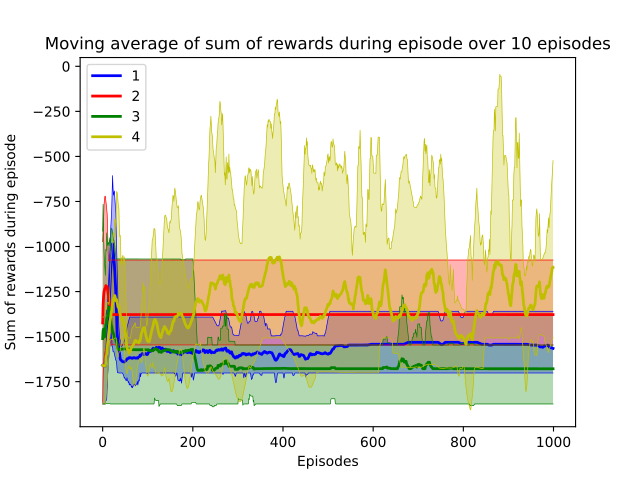

Reproduce this figure in Python.
import gym
import numpy as np
import matplotlib.pyplot as plt
import tqdm

import os,sys 
parentdir = os.path.dirname(os.path.dirname(os.path.abspath(__file__))) 
sys.path.insert(0,parentdir)  
import plotting_results
import DQN.DQN_v2 as DQN 

env_name='our_environments:discrete_singlependulum-v0'
env=gym.make(env_name)
hidden_dims=(512,128)
num_episodes=1000
# max_timestep=200
discount_factor=1.0
network_learning_rate=0.0005
start_epsilon=0.005
end_epsilon=1e-10
decay_steps=8000
type_of_decay='exp'
seed=20
SEED = (45,  8, 16, 78, 90)
with_target_Q=[True, True, False, False]
step_update_target=10

with_buffer=[True, False, False, True]
max_size=100000
batch_size=300

color=['b', 'r', 'g', 'y']
label=['DQN_with_targetQ_with_buffer','DQN_with_targetQ_without_buffer','DQN_without_targetQ_without_buffer','DQN_without_targetQ_with_buffer' ]
label=['1','2','3','4']

fig, axs = plt.subplots(sharey=False, sharex=False)

for i in range(4):
    print(i,with_target_Q[i],with_buffer[i],color[i],label[i])

    episode_reward_result=[]
    step_reward_result=[]
    episode_length_result=[]
    total_step_result=[]

    for seed in SEED:
        print(seed)
        episode_reward,step_reward,episode_length,total_step=DQN.DQN(env_name,
                hidden_dims,
                num_episodes,
                discount_factor,
                network_learning_rate,
                start_epsilon,
                end_epsilon,
                decay_steps,
                type_of_decay,
                with_target_Q[i],
                step_update_target,
                with_buffer[i],
                max_size,
                batch_size,
                seed)
    
        episode_reward_result.append(episode_reward)
        step_reward_result.append(step_reward)
        episode_length_result.append(episode_length)
        total_step_result.append(total_step)

    label=['1','2','3','4']
    # plotting_results.plot_subplot_episode_reward(result=episode_reward_result,n=10,axs=axs,i=0,color=color[i],label=label[i])
    # plotting_results.plot_subplot_episode_length(result=episode_length_result,n=10,axs=axs,i=1,color=color[i],label=label[i])
    plotting_results.plot_only_return(result=episode_reward_result,n=10,axs=axs,color=color[i],label=label[i])

    #save data
    episode_reward_result=np.array(episode_reward_result)
    # step_reward_result_Q_learning=np.array(step_reward_result,dtype=float)
    episode_length_result=np.array(episode_length_result)

    label=['DQN_with_targetQ_with_buffer','DQN_with_targetQ_without_buffer','DQN_without_targetQ_without_buffer','DQN_without_targetQ_with_buffer' ]
    my_path = os.path.dirname(os.path.abspath(__file__))# Figures out the absolute path for you in case your working directory moves around.
    my_file = os.path.splitext(os.path.basename(__file__))[0]+'_'+label[i]+'.npz'
    np.savez(os.path.join(my_path, my_file), 
        episode_reward_result=episode_reward_result, 
        episode_length_result=episode_length_result)


plt.subplots_adjust(hspace=1)
# #save plot
my_path = os.path.dirname(os.path.abspath(__file__))
my_file = os.path.splitext(os.path.basename(__file__))[0]+'.pdf'
plt.savefig(os.path.join(my_path, my_file))
